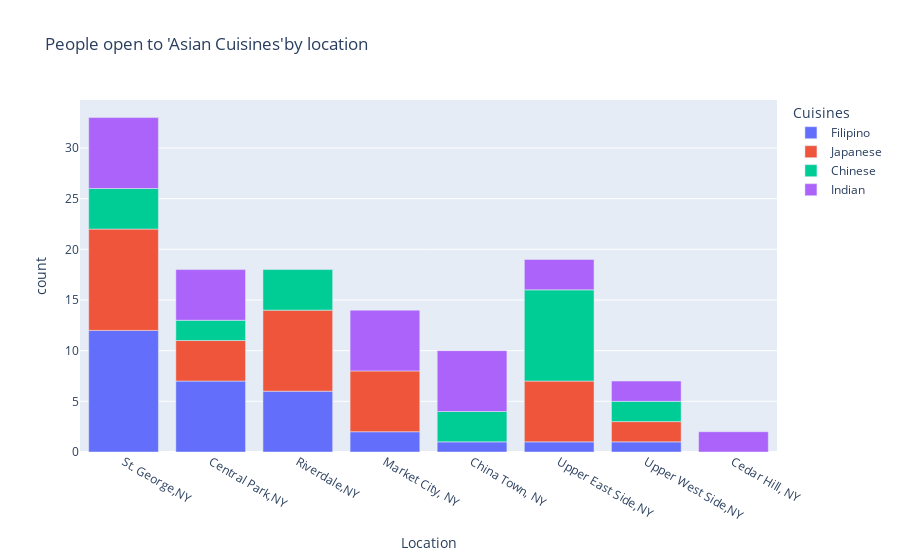

Source (notebook cell):
### Code cell
#displaying result using bar graphs

fig=px.bar(asian_cuisines_combination,x='Location',y='count',color='Cuisines',title="People open to 'Asian Cuisines'by location")

fig.update_layout(plot_bgcolor='sky Blue')

fig.show()

### Figure 1 — Plotly figure (JSON) as saved in the notebook; plotly's stock layout.template omitted (floating-point values rounded to 4 significant figures)
{"data": [{"alignmentgroup": "True", "hovertemplate": "Cuisines=Filipino<br>Location=%{x}<br>count=%{y}<extra></extra>", "legendgroup": "Filipino", "marker": {"color": "#636efa", "pattern": {"shape": ""}}, "name": "Filipino", "offsetgroup": "Filipino", "orientation": "v", "showlegend": true, "textposition": "auto", "type": "bar", "x": ["St. George,NY", "Central Park,NY", "Riverdale,NY", "Market City, NY", "China Town, NY", "Upper East Side,NY", "Upper West Side,NY"], "xaxis": "x", "y": [12, 7, 6, 2, 1, 1, 1], "yaxis": "y"}, {"alignmentgroup": "True", "hovertemplate": "Cuisines=Japanese<br>Location=%{x}<br>count=%{y}<extra></extra>", "legendgroup": "Japanese", "marker": {"color": "#EF553B", "pattern": {"shape": ""}}, "name": "Japanese", "offsetgroup": "Japanese", "orientation": "v", "showlegend": true, "textposition": "auto", "type": "bar", "x": ["St. George,NY", "Riverdale,NY", "Market City, NY", "Upper East Side,NY", "Central Park,NY", "Upper West Side,NY"], "xaxis": "x", "y": [10, 8, 6, 6, 4, 2], "yaxis": "y"}, {"alignmentgroup": "True", "hovertemplate": "Cuisines=Chinese<br>Location=%{x}<br>count=%{y}<extra></extra>", "legendgroup": "Chinese", "marker": {"color": "#00cc96", "pattern": {"shape": ""}}, "name": "Chinese", "offsetgroup": "Chinese", "orientation": "v", "showlegend": true, "textposition": "auto", "type": "bar", "x": ["Upper East Side,NY", "Riverdale,NY", "St. George,NY", "China Town, NY", "Central Park,NY", "Upper West Side,NY"], "xaxis": "x", "y": [9, 4, 4, 3, 2, 2], "yaxis": "y"}, {"alignmentgroup": "True", "hovertemplate": "Cuisines=Indian<br>Location=%{x}<br>count=%{y}<extra></extra>", "legendgroup": "Indian", "marker": {"color": "#ab63fa", "pattern": {"shape": ""}}, "name": "Indian", "offsetgroup": "Indian", "orientation": "v", "showlegend": true, "textposition": "auto", "type": "bar", "x": ["St. George,NY", "China Town, NY", "Market City, NY", "Central Park,NY", "Upper East Side,NY", "Upper West Side,NY", "Cedar Hill, NY"], "xaxis": "x", "y": [7, 6, 6, 5, 3, 2, 2], "yaxis": "y"}], "layout": {"autosize": true, "barmode": "relative", "legend": {"title": {"text": "Cuisines"}, "tracegroupgap": 0}, "plot_bgcolor": "sky Blue", "title": {"text": "People open to 'Asian Cuisines'by location"}, "xaxis": {"anchor": "y", "autorange": true, "domain": [0, 1], "range": [-0.5, 7.5], "title": {"text": "Location"}, "type": "category"}, "yaxis": {"anchor": "x", "autorange": true, "domain": [0, 1], "range": [0, 34.74], "title": {"text": "count"}, "type": "linear"}}}
